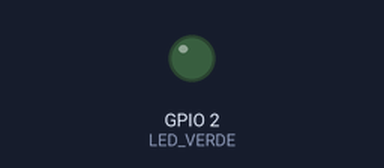
This sketch was run on a simulated ESP32. On the bench: output pins drawn as LEDs (lit = HIGH). WiFi joins after 1.5 s; servers stay silent unless stated; what the sketch prints to the serial monitor is not drawn.

Above: at 0.1 s.
At 2.6 s:
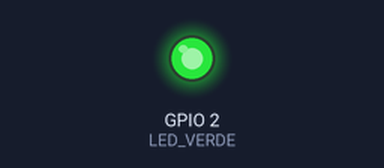
Timing chart, 0 to 4.1 s (numbered marks = the images above):
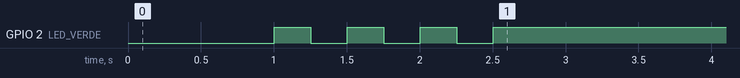

The sketch:

Receptor.ino
```cpp
#include <WiFi.h>
#include <WebSocketsServer.h>  // isto vai servir para enviar para o flutter

// --- Configuração do LED ---
#define LED_VERDE 2  // Conecte o LED verde no pino 18 (e um resistor ao GND)

WebSocketsServer webSocket = WebSocketsServer(81); // porta do servidor

// --- Configurações de Conexão ---
const char* ssid     = "WiFi_Sensing_AP";
const char* password = "1234567890";

// --- Variáveis para a Task de Log ---
TaskHandle_t xLogTask;

void vDataLogTask(void *pvParameters);

void setup() {
  // Inicializa o pino do LED
  pinMode(LED_VERDE, OUTPUT);
  digitalWrite(LED_VERDE, LOW);

  // Inicializa Serial
  Serial.begin(115200);
  delay(1000);

  Serial.println("\n--- Iniciando Receptor WiFi Sensing ---");

  // Inicia conexão WiFi
  WiFi.begin(ssid, password);

  Serial.print("Conectando ao Transmissor");

  // Lógica de PISCAR enquanto não conecta
  while (WiFi.status() != WL_CONNECTED) {
    digitalWrite(LED_VERDE, HIGH); // Liga
    delay(250);
    digitalWrite(LED_VERDE, LOW);  // Desliga
    delay(250);
    Serial.print(".");
  }

  // SUCESSO: LED Verde aceso fixo
  digitalWrite(LED_VERDE, HIGH);
  Serial.println("\n[SUCESSO] Conectado ao Transmissor!");

  webSocket.begin(); // iniciando o sv
  Serial.print("IP do Receptor para colocar no Flutter: ");
  Serial.println(WiFi.localIP());

  Serial.println("Aguardando estabilização...");
  delay(2000);

  // Cabeçalho do CSV
  Serial.println("timestamp_ms,rssi_valor");

  // Criação da Task via FreeRTOS
  xTaskCreatePinnedToCore(
    vDataLogTask,
    "LogTask",
    4096,
    NULL,
    1,
    &xLogTask,
    1
  );
}

void loop() {
  webSocket.loop();   // conexao alimentada constantemente para nao cair

  // Monitoramento da Conexão: Se cair, o LED apaga
  if (WiFi.status() == WL_CONNECTED) {
    digitalWrite(LED_VERDE, HIGH);
  } else {
    digitalWrite(LED_VERDE, LOW);
  }

  vTaskDelay(pdMS_TO_TICKS(10));
}

// --- Implementação da Coleta e Log ---
void vDataLogTask(void *pvParameters) {
  for (;;) {
    if (WiFi.status() == WL_CONNECTED) {
      long rssi = WiFi.RSSI();
      unsigned long ts = millis();

      // Log para o Serial Monitor
      Serial.print(ts);
      Serial.print(",");
      Serial.println(rssi);

      if (rssi < -65) {
         webSocket.broadcastTXT("MOVIMENTO_DETECTADO");
         vTaskDelay(pdMS_TO_TICKS(1000)); // Espera 1 segundo para não floodar o celular
      }

    } else {
      // Se cair o sinal, tenta reconectar silenciosamente
      WiFi.begin(ssid, password);
    }

    // Intervalo de amostragem: 100ms
    vTaskDelay(pdMS_TO_TICKS(100));
  }
}
```
